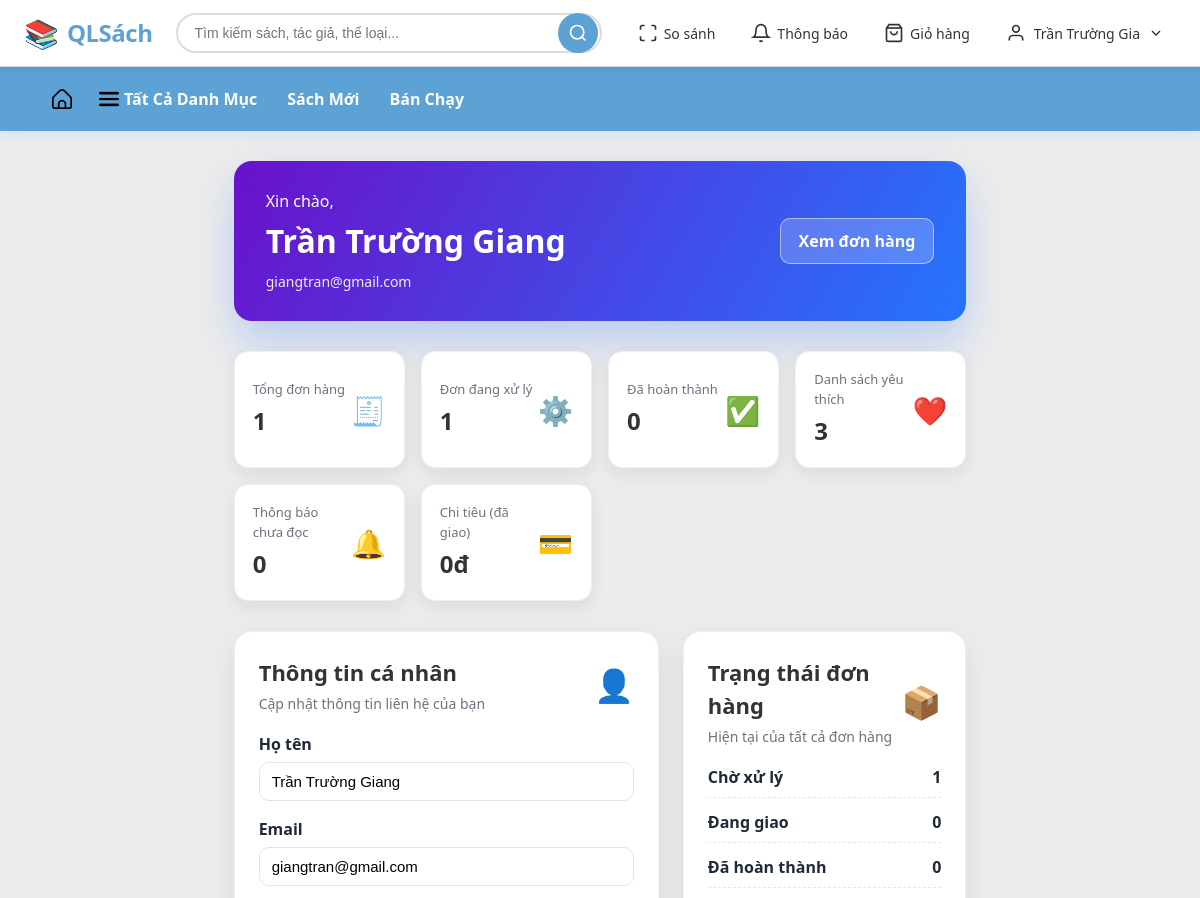
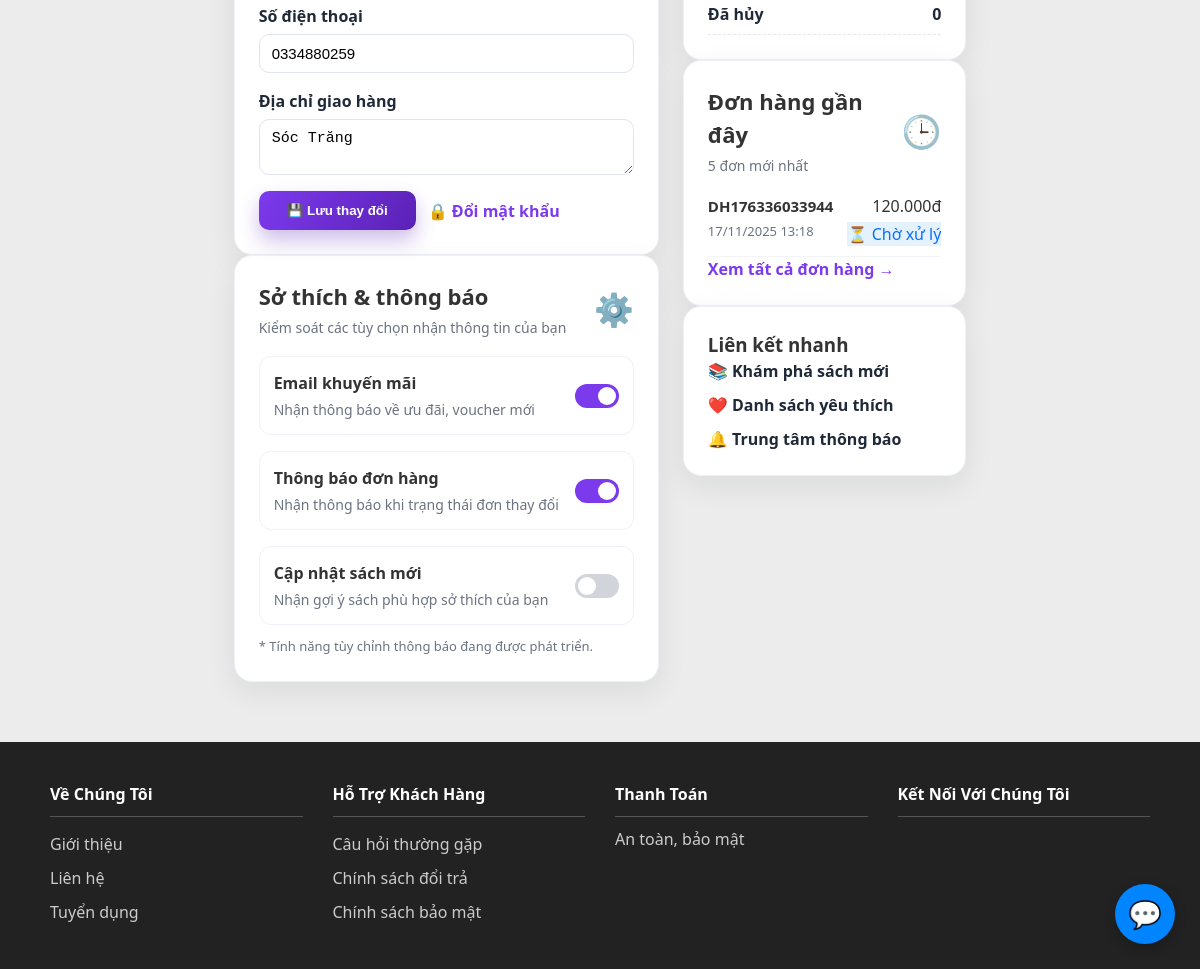
Page /user/profile.php (signed in) on the earlier database version (2 pictures, top to bottom).
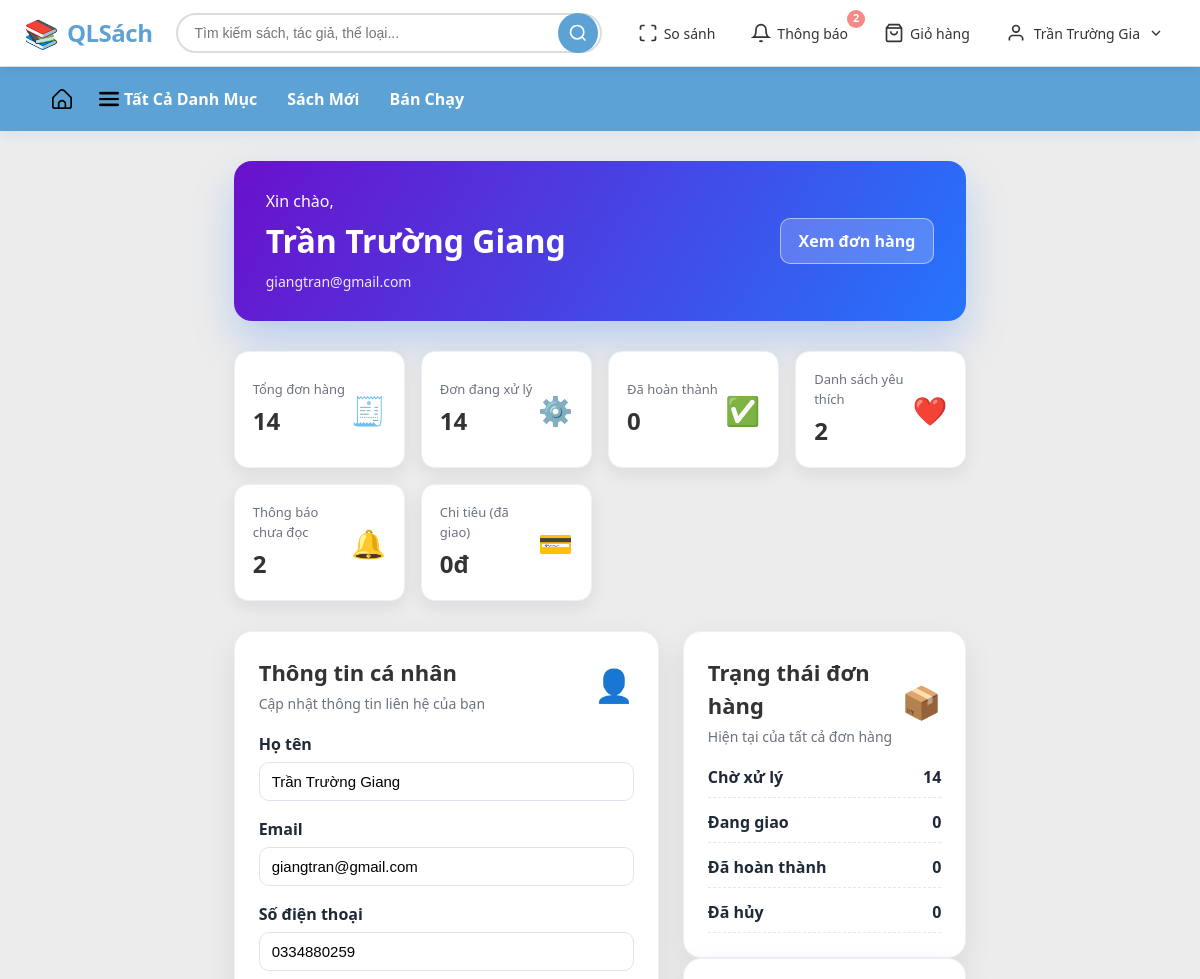
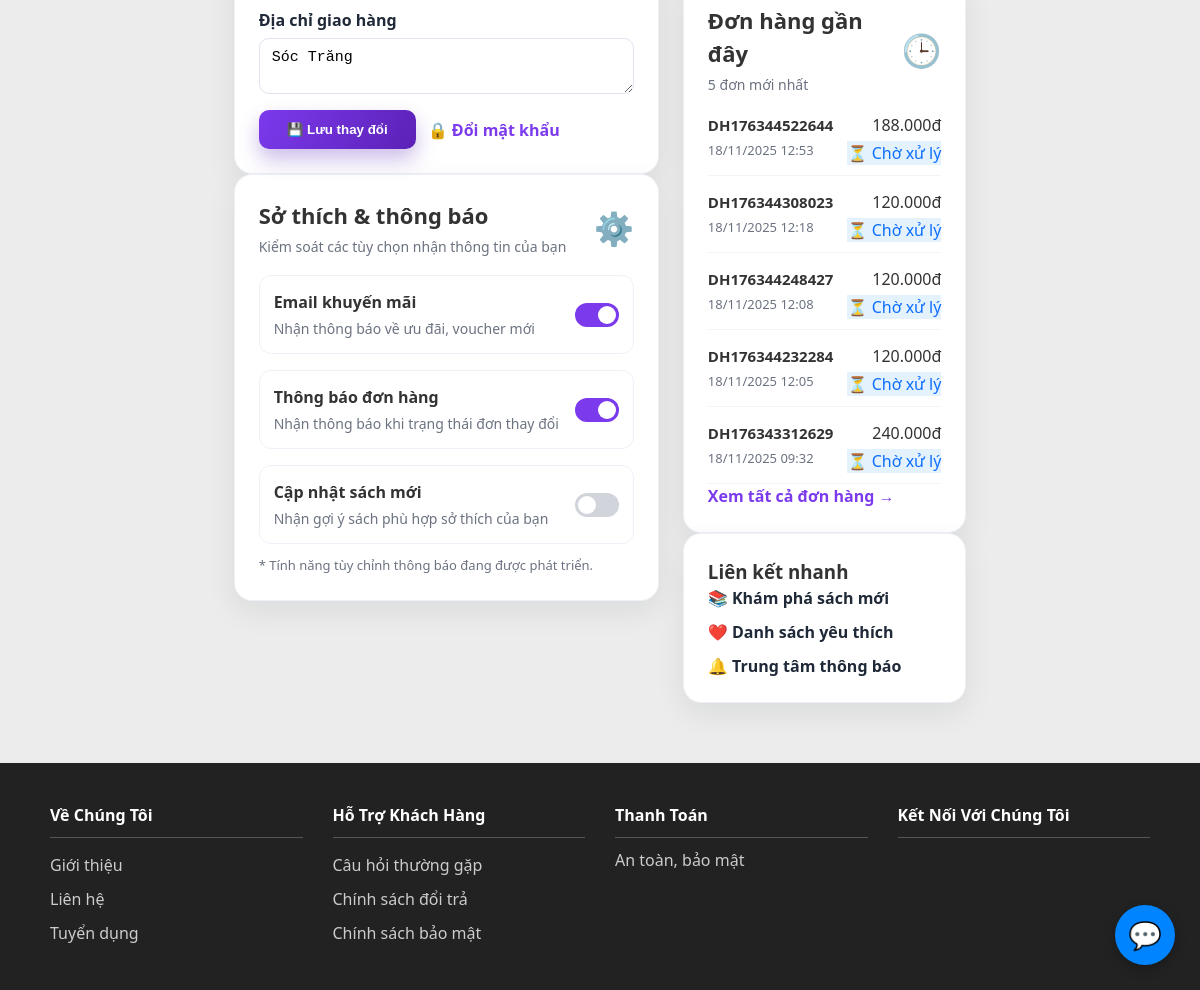
Same page on the later database version (2 pictures, top to bottom).
### tables this page shows
CREATE TABLE `tai_khoan` (
  `id_tk` varchar(5) NOT NULL,
  `id_nd` varchar(5) NOT NULL,
  `ho_ten` varchar(250) NOT NULL,
  `gioi_tinh` varchar(50) NOT NULL,
  `email` varchar(100) NOT NULL,
  `sdt` varchar(15) NOT NULL,
  `mat_khau` varchar(100) NOT NULL,
  `dia_chi_giao_hang` varchar(250) NOT NULL,
  `ngay_gio_tao_tk` datetime NOT NULL
);

CREATE TABLE `don_hang` (
  `id_don_hang` varchar(20) NOT NULL,
  `id_tk` varchar(5) NOT NULL,
  `id_trang_thai` int(11) DEFAULT NULL,
  `ngay_gio_tao_don` datetime NOT NULL,
  `dia_chi_nhan_hang` varchar(250) NOT NULL
);

CREATE TABLE `trang_thai_don_hang` (
  `id_trang_thai` int(11) NOT NULL,
  `trang_thai_dh` varchar(100) NOT NULL
);

### models/Database.php (called while the page is built, shortened)
<?php
class Database {
    private $host = '127.0.0.1';
    private $db_name = 'qlsach';
    private $username = 'root';
    private $password = '';
    private $conn;
    public function __construct() {
        $this->conn = null;
        $dsn = 'mysql:host=' . $this->host . ';dbname=' . $this->db_name . ';charset=utf8mb4';
        try {
            $this->conn = new PDO($dsn, $this->username, $this->password);
            $this->conn->setAttribute(PDO::ATTR_ERRMODE, PDO::ERRMODE_EXCEPTION);
            $this->conn->setAttribute(PDO::ATTR_DEFAULT_FETCH_MODE, PDO::FETCH_OBJ);
        } catch (PDOException $e) {
            echo 'Kết nối thất bại: ' . $e->getMessage();
        }
    }
    public function prepare($sql) {
        return $this->conn->prepare($sql);
    }
}
?>

### models/User.php (called while the page is built, shortened)
<?php
require_once 'Database.php';
class User {
    private $db;
    public function __construct() {
        $this->db = new Database();
    }
    public function getUserById($id_tk) {
        $sql = "SELECT tk.*, nd.phan_quyen
                FROM tai_khoan tk
                JOIN nguoi_dung nd ON tk.id_nd = nd.id_nd
                WHERE tk.id_tk = ?";
        $stmt = $this->db->prepare($sql);
        $stmt->execute([$id_tk]);
        return $stmt->fetch(PDO::FETCH_OBJ);
    }
}
?>

### models/Order.php (called while the page is built, shortened)
<?php
require_once 'Database.php';
class Order {
    private $db;
    public function __construct() {
        $this->db = new Database();
    }
    public function getRecentOrders($id_tk, $limit = 5) {
        $limit = max(1, (int)$limit);
        $sql = "SELECT
                    dh.id_don_hang,
                    dh.ngay_gio_tao_don,
                    dh.id_trang_thai,
                    tt.trang_thai_dh,
                    COALESCE(SUM(ct.so_luong_ban * ct.don_gia_ban), 0) AS tong_tien,
                    MAX(tto.trang_thai_tt) AS trang_thai_tt
                FROM don_hang dh
                JOIN trang_thai_don_hang tt ON dh.id_trang_thai = tt.id_trang_thai
                LEFT JOIN chi_tiet_don_hang ct ON dh.id_don_hang = ct.id_don_hang
                LEFT JOIN thanh_toan tto ON dh.id_don_hang = tto.id_don_hang
                WHERE dh.id_tk = ?
                GROUP BY dh.id_don_hang
                ORDER BY dh.ngay_gio_tao_don DESC
                LIMIT ?";
        $stmt = $this->db->prepare($sql);
        $stmt->bindValue(1, $id_tk);
        $stmt->bindValue(2, $limit, PDO::PARAM_INT);
        $stmt->execute();
        return $stmt->fetchAll();
    }
}
?>

### user/profile.php (the view, shortened to what the rows shown need)
<?php
include_once '../includes/header.php';
require_once '../models/User.php';
require_once '../models/Order.php';
$userModel = new User();
$orderModel = new Order();
$user = $userModel->getUserById($_SESSION['id_tk']);
$recentOrders = $orderModel->getRecentOrders($_SESSION['id_tk'], 5);
$statusBadges = [
    'Chờ xử lý' => ['bg' => '#e3f2fd', 'color' => '#0d6efd', 'icon' => '⏳'],
    'Đã xác nhận' => ['bg' => '#e0f7fa', 'color' => '#0d9488', 'icon' => '✓'],
    'Đang giao hàng' => ['bg' => '#fff7e6', 'color' => '#f59e0b', 'icon' => '🚚'],
    'Đã hoàn thành' => ['bg' => '#e8f9ef', 'color' => '#22c55e', 'icon' => '✅'],
    'Đã hủy' => ['bg' => '#ffe5e5', 'color' => '#ef4444', 'icon' => '❌'],
];
function formatCurrency($number) {
    return number_format($number, 0, ',', '.') . 'đ';
}
?>
<div class="profile-page">
    <header class="profile-hero">
        <div>
            <p>Xin chào,</p>
            <h1><?= htmlspecialchars($user->ho_ten ?? 'Khách hàng') ?></h1>
            <span><?= htmlspecialchars($user->email ?? '') ?></span>
        </div>
    </header>
    <div class="profile-layout">
        <div class="profile-main-column">
            <div class="profile-card">
                <div class="profile-card-header">
                    <div>
                        <h2>Thông tin cá nhân</h2>
                    </div>
                </div>
                <form action="../controllers/userController.php?action=updateProfile" method="POST" class="profile-form-grid">
                    <div class="form-group">
                        <label>Họ tên</label>
                        <input type="text" name="ho_ten" value="<?= htmlspecialchars($user->ho_ten ?? '') ?>" required>
                    </div>
                    <div class="form-group">
                        <label>Email</label>
                        <input type="email" name="email" value="<?= htmlspecialchars($user->email ?? '') ?>" required>
                    </div>
                    <div class="form-group">
                        <label>Số điện thoại</label>
                        <input type="text" name="sdt" value="<?= htmlspecialchars($user->sdt ?? '') ?>">
                    </div>
                    <div class="form-group full-width">
                        <label>Địa chỉ giao hàng</label>
                        <textarea name="dia_chi" rows="2"><?= htmlspecialchars($user->dia_chi_giao_hang ?? '') ?></textarea>
                    </div>
                </form>
            </div>
            <div class="profile-card">
                <div class="profile-card-header">
                    <div>
                        <h2>Sở thích & thông báo</h2>
                    </div>
                </div>
            </div>
        </div>
        <aside class="profile-sidebar">
            <div class="profile-card">
                <div class="profile-card-header">
                    <div>
                        <h2>Trạng thái đơn hàng</h2>
                    </div>
                </div>
            </div>
            <div class="profile-card recent-orders-card">
                <div class="profile-card-header">
                    <div>
                        <h2>Đơn hàng gần đây</h2>
                    </div>
                </div>
                <?php if (empty($recentOrders)): ?>
                    <p class="text-muted">Bạn chưa có đơn hàng nào.</p>
                <?php else: ?>
                    <div class="recent-orders-list">
                        <?php foreach ($recentOrders as $order):
                            $badge = $statusBadges[$order->trang_thai_dh] ?? ['bg' => '#f3f4f6', 'color' => '#4b5563', 'icon' => '•'];
                            ?>
                            <div class="recent-order-item">
                                <div>
                                    <strong><?= htmlspecialchars($order->id_don_hang) ?></strong>
                                    <p><?= date('d/m/Y H:i', strtotime($order->ngay_gio_tao_don)) ?></p>
                                </div>
                                <div class="recent-order-meta">
                                    <span><?= formatCurrency($order->tong_tien) ?></span>
                                    <span class="status-pill" style="background: <?= $badge['bg'] ?>; color: <?= $badge['color'] ?>;">
                                        <?= $badge['icon'] ?> <?= htmlspecialchars($order->trang_thai_dh) ?>
                                    </span>
                                </div>
                            </div>
                        <?php endforeach; ?>
                    </div>
                <?php endif; ?>
            </div>
        </aside>
    </div>
</div>
<?php include_once '../includes/footer.php'; ?>

Differences in the rows shown:
no longer on this page (row unchanged): don_hang: id_don_hang "DH176336033944", ngay_gio_tao_don "17/11/2025 13:18", tong_tien "120.000đ", id_trang_thai.trang_thai_dh "⏳", id_trang_thai.trang_thai_dh "Chờ xử lý"
added don_hang: id_don_hang "DH176344522644", ngay_gio_tao_don "18/11/2025 12:53", tong_tien "188.000đ", id_trang_thai.trang_thai_dh "⏳", id_trang_thai.trang_thai_dh "Chờ xử lý"
added don_hang: id_don_hang "DH176344308023", ngay_gio_tao_don "18/11/2025 12:18", tong_tien "120.000đ", id_trang_thai.trang_thai_dh "⏳", id_trang_thai.trang_thai_dh "Chờ xử lý"
added don_hang: id_don_hang "DH176344248427", ngay_gio_tao_don "18/11/2025 12:08", tong_tien "120.000đ", id_trang_thai.trang_thai_dh "⏳", id_trang_thai.trang_thai_dh "Chờ xử lý"
added don_hang: id_don_hang "DH176344232284", ngay_gio_tao_don "18/11/2025 12:05", tong_tien "120.000đ", id_trang_thai.trang_thai_dh "⏳", id_trang_thai.trang_thai_dh "Chờ xử lý"
added don_hang: id_don_hang "DH176343312629", ngay_gio_tao_don "18/11/2025 09:32", tong_tien "240.000đ", id_trang_thai.trang_thai_dh "⏳", id_trang_thai.trang_thai_dh "Chờ xử lý"
Other differences:
$notificationCount: (not shown) → "2"
$orderSummary['total_orders']: "1" → "14"
$orderSummary['pending_orders'] + $orderSummary['shipping_orders']: "1" → "14"
$wishlistCount: "3" → "2"
$notificationUnread: "0" → "2"
$orderSummary['pending_orders']: "1" → "14"
